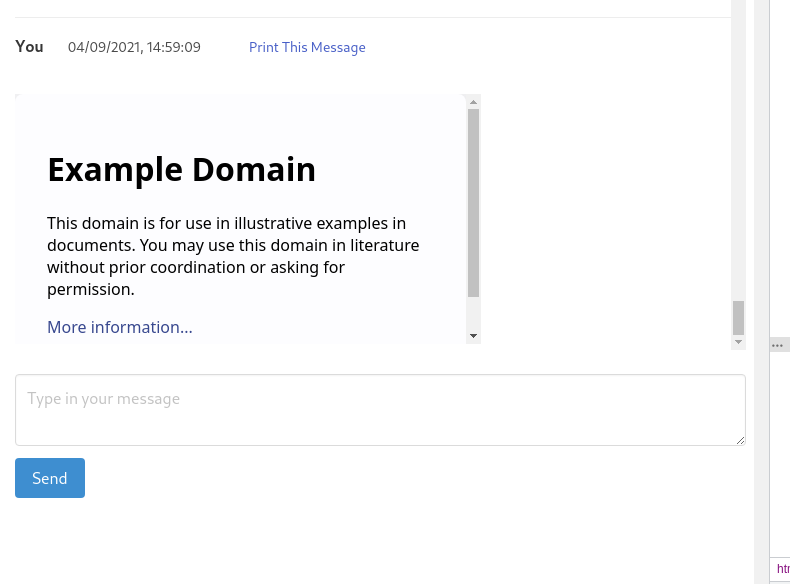
#> input picture alles21/alleschat/Code/Images/2021-09-04_14-59.png, 790 x 584 px, given in place of lemonthink.png, which was not available
$ python generate.py out.png ../../../alles21/alleschat/Code/Images/2021-09-04_14-59.png   (older library calls are emulated)
#> lines starting #> are read from the running program, lines starting #| are printed output that depends on the picture; pictures that were not available may be replaced by others from this repository, and a replacement may not be noted
import os
from PIL import Image, ImageDraw, ImageFont
import sys

font = ImageFont.truetype('static/generator/comic-sans.ttf', size=48)

outfile = sys.argv[1]
text = sys.argv[2]
print(text)

if len(text) > 1000: # Too much text :lemonthink:
  text = "Too long!"

width, height = 512, 562
img = Image.new('RGB', (width, height), color=(255, 255, 255))
#> img: PIL image 512x562 RGB; every value is 255
canvas = ImageDraw.Draw(img)
chunks = []

chunk = ""
for char in text:
  chunk += char
  text_width, text_height = canvas.textsize(chunk, font=font)
  if text_width >= (width-20):
    chunks.append(chunk[:-1])
    chunk = char
#> this loop made 59 passes
#> (text_width, text_height) on passes 1 to 12: (15, 45), (31, 45), (48, 49), (62, 49), (77, 49), (94, 49), (109, 49), (124, 49), (141, 49), (170, 49), (183, 49), (196, 49)
#> after the loop, chunks = ['../../../alles21/allesc', 'hat/Code/Images/20']

if len(chunks) == 0:
  chunks.append(chunk)

if chunks[-1] != chunk:
  chunks.append(chunk)

for i,chunk in enumerate(chunks):
  text_width, text_height = canvas.textsize(chunk, font=font)
  x_pos = int((width - text_width) / 2) + 10
  y_pos = 15 + i * 100
  canvas.text((x_pos, y_pos), chunk, font=font, fill='#000000')
#> this loop made 3 passes
#> (chunk, text_width, text_height, x_pos, y_pos) on passes 1 to 3: ('../../../alles21/allesc', 465, 49, 33, 15), ('hat/Code/Images/20', 487, 55, 22, 115), ('21-09-04_14-59.png', 488, 56, 22, 215)


if "rarctf" in text: # Don't try and exfiltrate flags from here :lemonthink:
  img = Image.open("static/generator/noleek.png")
  img.save(f"static/images/{outfile}")
else:
  img2 = Image.open('static/generator/lemonthink.png')
#> img2 is the input picture: PIL image 790x584 RGB; mean R, G, B 248.4, 248.9, 249.9
  img.paste(img2, (0, 0), img2.convert('RGBA'))
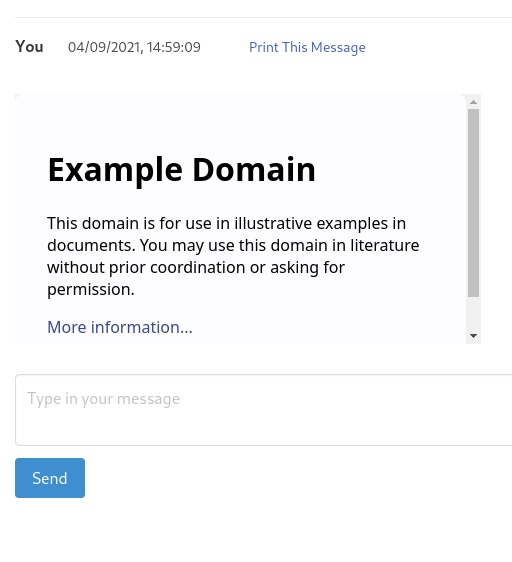
#> img: PIL image 512x562 RGB; mean R, G, B 245.5, 246.3, 247.8
  if len(chunks) > 1:
    img3 = Image.open("static/generator/move.png").convert('RGBA')
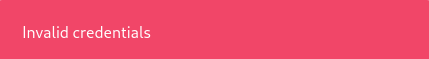
#> input picture alles21/alleschat/Code/Images/invalid.png, 429 x 59 px, given in place of move.png, which was not available
    img3.paste(img, (170,42), img.convert('RGBA'))
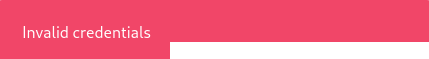
#> img3: PIL image 429x59 RGBA; mean R, G, B, A 243.6, 104.9, 132.5, 255
    img3.save(f"static/images/{outfile}")
  else:
    img.save(f"static/images/{outfile}")
